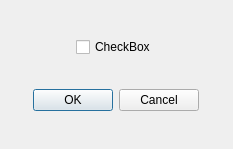
<?xml version="1.0" encoding="UTF-8"?>
<ui version="4.0">
 <class>Table1Config</class>
 <widget class="QWidget" name="Table1Config">
  <property name="geometry">
   <rect>
    <x>0</x>
    <y>0</y>
    <width>233</width>
    <height>149</height>
   </rect>
  </property>
  <property name="windowTitle">
   <string>Form</string>
  </property>
  <layout class="QGridLayout" name="gridLayout">
   <item row="0" column="0" alignment="Qt::AlignHCenter">
    <widget class="QCheckBox" name="checkBox">
     <property name="text">
      <string>CheckBox</string>
     </property>
    </widget>
   </item>
   <item row="1" column="0" alignment="Qt::AlignHCenter">
    <widget class="QDialogButtonBox" name="buttonBox">
     <property name="standardButtons">
      <set>QDialogButtonBox::Cancel|QDialogButtonBox::Ok</set>
     </property>
    </widget>
   </item>
  </layout>
 </widget>
 <resources/>
 <connections/>
</ui>
